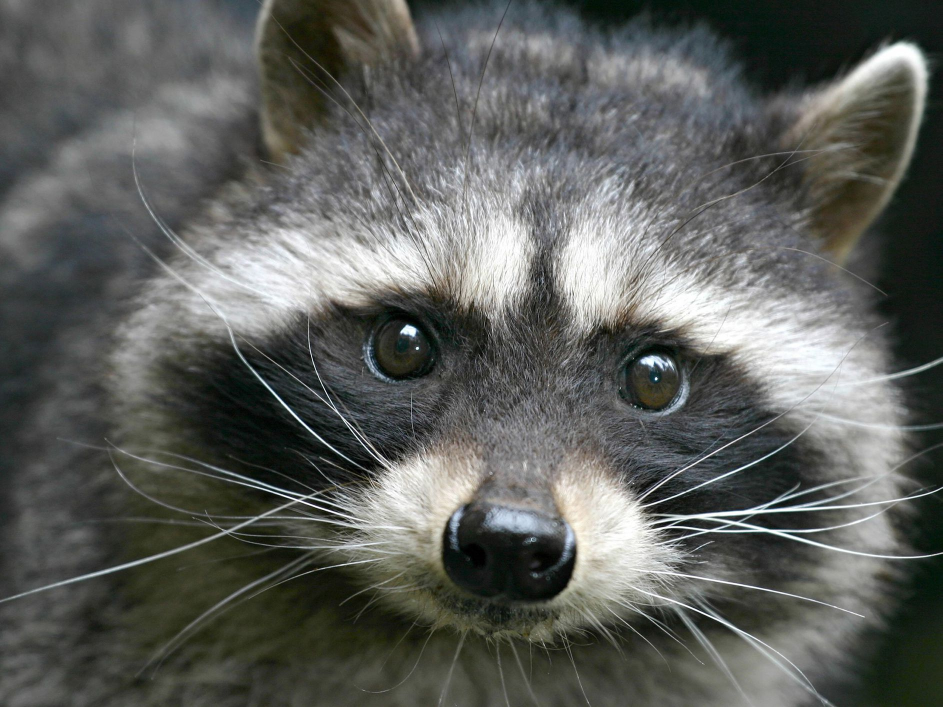
#> input picture Study/0629_Web_Crawling/images/raccoon0.jpg, 1885 x 1414 px (shown at 1/2 size)
$ jupyter execute opencv.ipynb
#> lines starting #> are read from the running program, lines starting #| are printed output that depends on the picture
### Open CV

[cell 1]
import cv2
import numpy as np

[cell 2]
print(cv2.__version__)

[cell 3]
#filename = '.\\animal\owl0.jpg'
filename = './/images//raccoon0.jpg'

#src = cv2.imread(filename,cv2.IMREAD_GRAYSCALE) #그레이 스케일로 변환
# cv2.IMREAD_UNCHANGED : 이미지파일을 alpha channel까지 포함하여 읽어 들임
src = cv2.imread(filename,cv2.IMREAD_UNCHANGED) #Color로 변환
#> src is the input picture: shape (1414, 1885, 3); mean B, G, R 91.2, 95.1, 93

### https://opencv-python.readthedocs.io/en/latest/doc/01.imageStart/imageStart.html

[cell 4]
print(int(src.shape[1]), int(src.shape[0]))
#| 1885 1414

[cell 5]
src = cv2.resize(src, (int(src.shape[1]/5),int(src.shape[0]/5)))
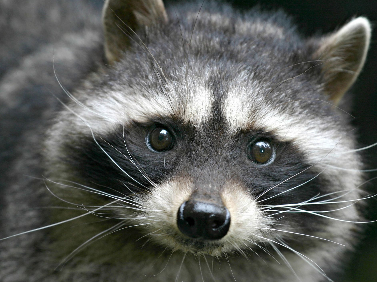
#> src: shape (282, 377, 3); mean B, G, R 91.1, 95, 92.9
#src = cv2.resize(src, dsize=(224, 224), interpolation=cv2.INTER_AREA)
#이미지의 크기가 워낙 크기 때문에 5분의1로 줄여서 확인
cv2.namedWindow('image')
cv2.imshow('image',src)

[cell 6]
k = cv2.waitKey(0)
#> (key Esc is pressed here)

$ run again, with Study/0629_Web_Crawling/images/chicken3.jpg copied over Study/0629_Web_Crawling/images/raccoon0.jpg
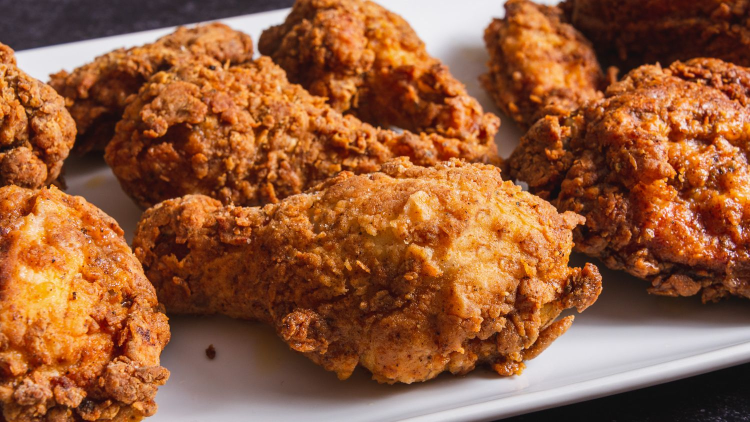
#> input picture Study/0629_Web_Crawling/images/chicken3.jpg, 1500 x 844 px (shown at 1/2 size)
#> src is the input picture: shape (844, 1500, 3); mean B, G, R 57, 92, 149.3
#| 1500 844
#> `src = cv2.resize(src, (int(src.shape[1]/5),int(src.shape[0]/5)))`:
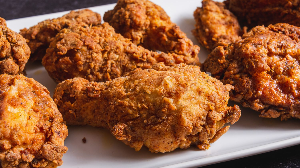
#> src: shape (168, 300, 3); mean B, G, R 56.9, 91.9, 149.2

$ run again, with Study/0629_Web_Crawling/images/chicken4.jpg copied over Study/0629_Web_Crawling/images/raccoon0.jpg
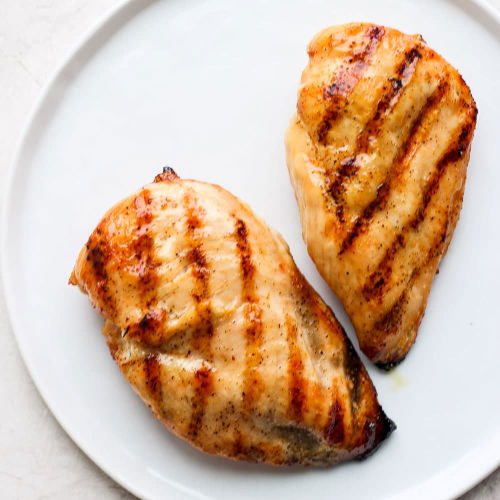
#> input picture Study/0629_Web_Crawling/images/chicken4.jpg, 1000 x 1000 px (shown at 1/2 size)
#> src is the input picture: shape (1000, 1000, 3); mean B, G, R 156.6, 181.3, 212
#| 1000 1000
#> `src = cv2.resize(src, (int(src.shape[1]/5),int(src.shape[0]/5)))`:
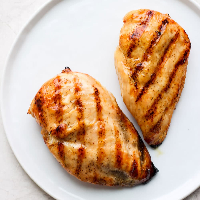
#> src: shape (200, 200, 3); mean B, G, R 156.6, 181.3, 212

$ run again, with Study/0629_Web_Crawling/images/chicken6.jpg copied over Study/0629_Web_Crawling/images/raccoon0.jpg
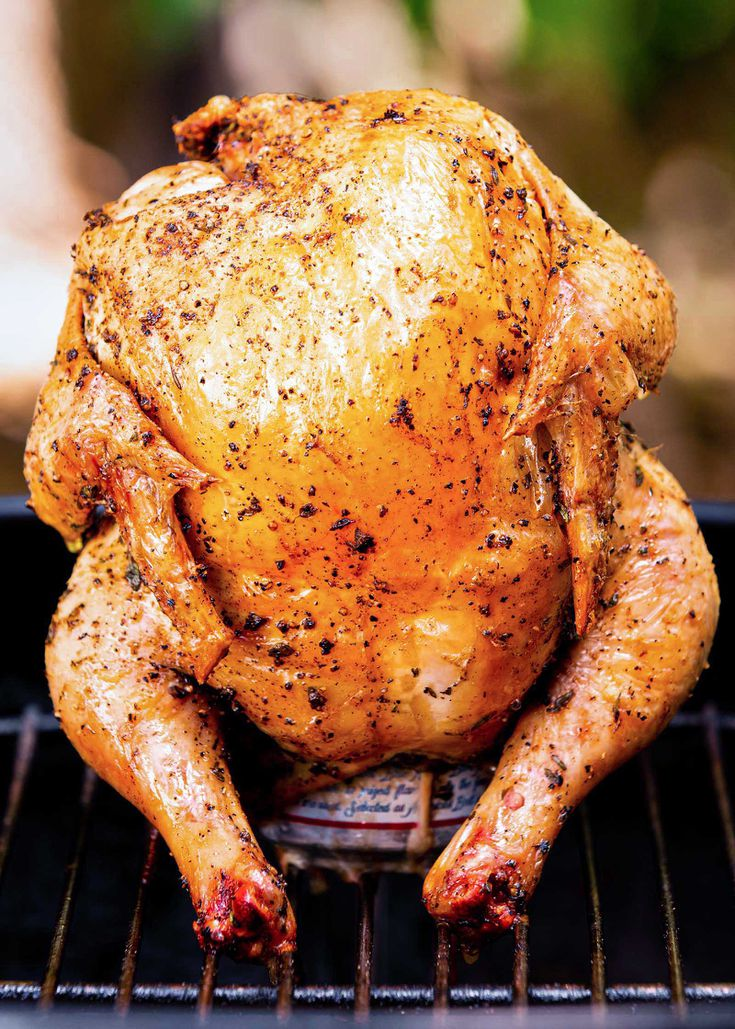
#> input picture Study/0629_Web_Crawling/images/chicken6.jpg, 735 x 1029 px
#> src is the input picture: shape (1029, 735, 3); mean B, G, R 69, 104.6, 150
#| 735 1029
#> `src = cv2.resize(src, (int(src.shape[1]/5),int(src.shape[0]/5)))`:
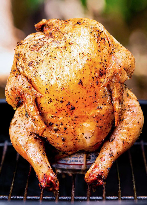
#> src: shape (205, 147, 3); mean B, G, R 68.9, 104.5, 149.9
